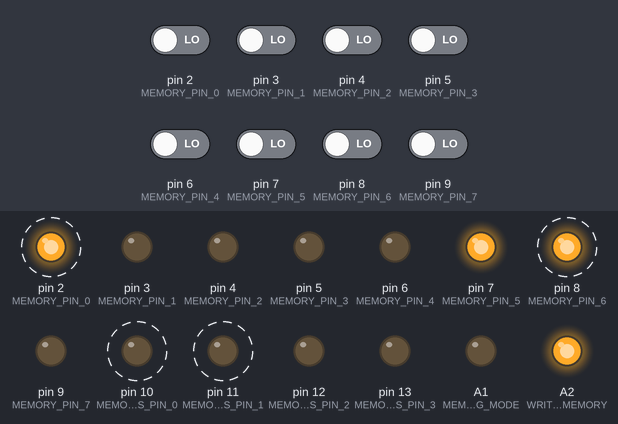
A sketch run on a simulated Arduino Nano, built with avr-gcc and run on an emulated ATmega328P. Parts: output pins drawn as LEDs (lit = HIGH). Dashed ring = blinking. The test bench sets the inputs (shaded band); at power-on: pin 2 (MEMORY_PIN_0), pin 3 (MEMORY_PIN_1), pin 4 (MEMORY_PIN_2), pin 5 (MEMORY_PIN_3), pin 6 (MEMORY_PIN_4), pin 7 (MEMORY_PIN_5), pin 8 (MEMORY_PIN_6), pin 9 (MEMORY_PIN_7) LOW.

Above: at 0.37 s.
At 1.57 s:
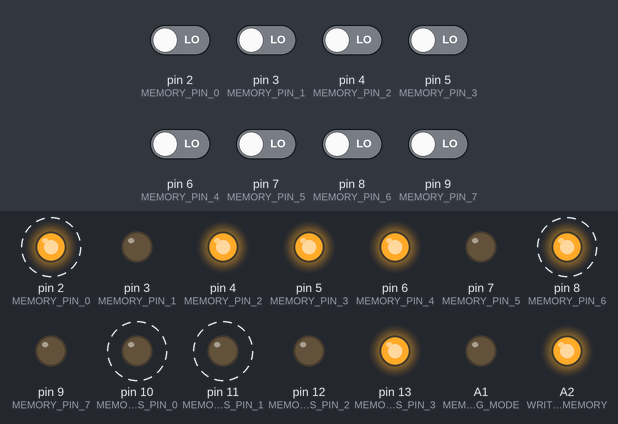
1.6 s: pin 5 (MEMORY_PIN_3) driven HIGH
At 7.4 s:
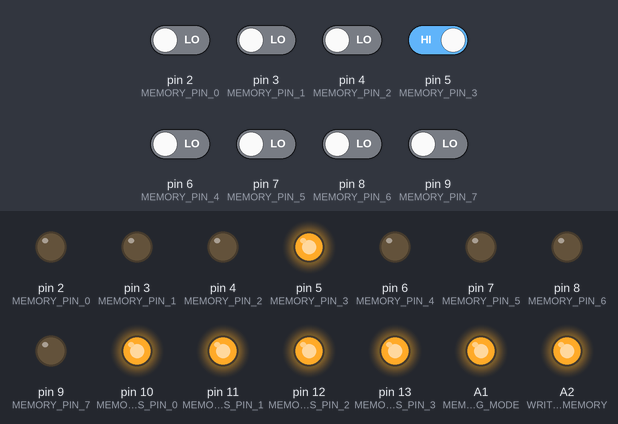
Timing chart, 0 to 8.9 s (numbered marks = the images above; inputs shaded):
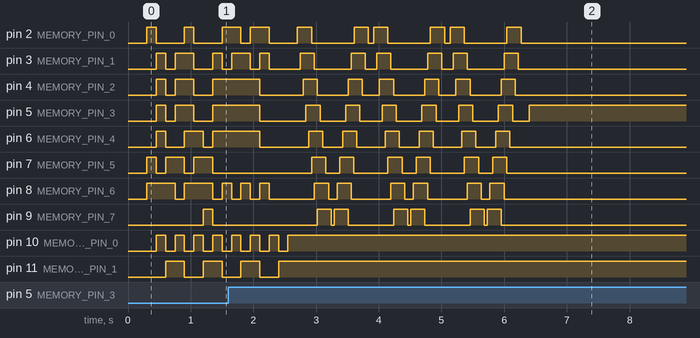

Measured:
- by itself, pin 4 (MEMORY_PIN_2): repeats every 1.2 s: HIGH 0.23 s, LOW 0.50 s, HIGH 0.23 s, LOW 0.27 s, until it stays LOW from 6.2 s
- by itself, pin 6 (MEMORY_PIN_4): repeats every 1.2 s: HIGH 0.23 s, LOW 0.32 s, HIGH 0.23 s, LOW 0.45 s, until it stays LOW from 6.1 s
- by itself, pin 7 (MEMORY_PIN_5): repeats every 1.2 s: LOW 0.23 s, HIGH 0.23 s, LOW 0.54 s, HIGH 0.23 s, until it stays LOW from 6.0 s
- by itself, pin 9 (MEMORY_PIN_7): repeats every 1.2 s: LOW 0.05 s, HIGH 0.23 s, LOW 0.72 s, HIGH 0.23 s, until it stays LOW from 6.0 s
- by itself, pin 10 (MEMORY_ADDRESS_PIN_0): alternates HIGH for 0.15 s and LOW for 0.15 s, 7 changes in all, then stays HIGH

The sketch:

5-bootloader.ino
```cpp
#define MEMORY_PROGRAMMING_MODE A1  // Connected to the switch that selects Run or Program Mode
#define WRITE_TO_MEMORY A2          // Connected to the button that writes to Memory (pin 14 of the '157)
#define RESET_COMPUTER A3           // Connected to the reset button
#define START_STOP_CLOCK A0         // Connected to pin 6 on the 3rd 555 and it can stop the clock
#define MEMORY_ADDRESS_PIN_0 10     // This and the next 3 are connected to the '157 of the MAR register, same pins of the dip switch.
#define MEMORY_ADDRESS_PIN_1 11
#define MEMORY_ADDRESS_PIN_2 12
#define MEMORY_ADDRESS_PIN_3 13
#define MEMORY_PIN_0 2              // This and the next 7 are connected to the '157s of the RAM register, same pins of the dip switch.
#define MEMORY_PIN_1 3
#define MEMORY_PIN_2 4
#define MEMORY_PIN_3 5
#define MEMORY_PIN_4 6
#define MEMORY_PIN_5 7
#define MEMORY_PIN_6 8
#define MEMORY_PIN_7 9

const int MEMORY_ADDRESSES = 16;
const int MEMORY_ADDRESSES_PINS = 4;
const int MEMORY_PINS = 8;
const int LEDS = 27; // array for KITT supercar LEDs effect
const int PINS = 8;

/*
   Fibonacci program.
   References: - https://youtu.be/a73ZXDJtU48?t=263
   Restart from scratch when Carry is set (calculation > 255)
*/

// Best option as of 13.08.2022. Sequence start at 1; end at 233.
int FIBONACCI_PROGRAM_4[MEMORY_ADDRESSES /*4 digits*/][MEMORY_ADDRESSES_PINS /*4 digits*/ + MEMORY_PINS /*4 digits*/] = {
  { 0, 0, 0, 0,    0, 1, 1, 0,    0, 0, 0, 1 }, // $0   LDI #1
  { 0, 0, 0, 1,    0, 1, 0, 1,    1, 1, 1, 0 }, // $1   STA $14
  { 0, 0, 1, 0,    0, 1, 1, 0,    0, 0, 0, 0 }, // $2   LDI #0
  { 0, 0, 1, 1,    0, 0, 1, 0,    1, 1, 1, 0 }, // $3   ADD $14
  { 0, 1, 0, 0,    0, 1, 0, 1,    1, 1, 1, 1 }, // $4   STA $15
  { 0, 1, 0, 1,    0, 1, 1, 1,    0, 0, 0, 0 }, // $5   JC  $0
  { 0, 1, 1, 0,    1, 1, 1, 0,    0, 0, 0, 0 }, // $6   OUT
  { 0, 1, 1, 1,    0, 0, 0, 1,    1, 1, 1, 0 }, // $7   LDA $14
  { 1, 0, 0, 0,    0, 1, 0, 1,    1, 1, 0, 1 }, // $8   STA $13
  { 1, 0, 0, 1,    0, 0, 0, 1,    1, 1, 1, 1 }, // $9   LDA $15
  { 1, 0, 1, 0,    0, 1, 0, 1,    1, 1, 1, 0 }, // $10  STA $14
  { 1, 0, 1, 1,    0, 0, 0, 1,    1, 1, 0, 1 }, // $11  LDA $13
  { 1, 1, 0, 0,    0, 1, 0, 0,    0, 0, 1, 1 }, // $12  JMP $3
  { 1, 1, 0, 1,    0, 0, 0, 0,    0, 0, 0, 0 }, // $13
  { 1, 1, 1, 0,    0, 0, 0, 0,    0, 0, 0, 0 }, // $14
  { 1, 1, 1, 1,    0, 0, 0, 0,    0, 0, 0, 0 }, // $15
  //  { 1, 1, 1, 1,    1, 0, 1, 0,    1, 0, 1, 0 }, // $15 PATTERN for test only
};

int COUNTER_PROGRAM[MEMORY_ADDRESSES][MEMORY_ADDRESSES_PINS + MEMORY_PINS] = {
  { 0, 0, 0, 0,    0, 0, 1, 0,    1, 1, 1, 1 }, // $0   ADD $15
  { 0, 0, 0, 1,    1, 1, 1, 0,    0, 0, 0, 0 }, // $1   OUT
  { 0, 0, 1, 0,    0, 1, 1, 1,    0, 1, 0, 0 }, // $2   JC  $4
  { 0, 0, 1, 1,    0, 1, 0, 0,    0, 0, 0, 0 }, // $3   JMP $0
  { 0, 1, 0, 0,    0, 0, 1, 1,    1, 1, 1, 1 }, // $4   SUB $15
  { 0, 1, 0, 1,    1, 1, 1, 0,    0, 0, 0, 0 }, // $5   OUT
  { 0, 1, 1, 0,    1, 0, 0, 0,    0, 0, 0, 0 }, // $6   JZ  $0
  { 0, 1, 1, 1,    0, 1, 0, 0,    0, 1, 0, 0 }, // $7   JMP $4
  { 1, 0, 0, 0,    0, 0, 0, 0,    0, 0, 0, 0 }, // $8
  { 1, 0, 0, 1,    0, 0, 0, 0,    0, 0, 0, 0 }, // $9
  { 1, 0, 1, 0,    0, 0, 0, 0,    0, 0, 0, 0 }, // $10
  { 1, 0, 1, 1,    0, 0, 0, 0,    0, 0, 0, 0 }, // $11
  { 1, 1, 0, 0,    0, 0, 0, 0,    0, 0, 0, 0 }, // $12
  { 1, 1, 0, 1,    0, 0, 0, 0,    0, 0, 0, 0 }, // $13
  { 1, 1, 1, 0,    0, 0, 0, 0,    0, 0, 0, 0 }, // $14
  { 1, 1, 1, 1,    0, 0, 0, 0,    0, 0, 0, 1 }, // $15   #$01
};


/*
   Set Arduino pins for computer Program Mode
*/
void set_for_programming() {
  digitalWrite(MEMORY_PROGRAMMING_MODE, HIGH);    // Program pin          (HI for Program Mode, LO for Run mode)
  digitalWrite(START_STOP_CLOCK, HIGH);           // Clock pin            on/off (clock active LO)
  digitalWrite(WRITE_TO_MEMORY, HIGH);            // Write to Memory pin  (active LO) (push button)
  digitalWrite(RESET_COMPUTER, HIGH);             // Reset pin            (active LO)

  pinMode(MEMORY_PROGRAMMING_MODE, OUTPUT);
  pinMode(START_STOP_CLOCK, OUTPUT);
  pinMode(WRITE_TO_MEMORY, OUTPUT);
  pinMode(RESET_COMPUTER, OUTPUT);

  pinMode(MEMORY_PIN_0, OUTPUT);
  pinMode(MEMORY_PIN_1, OUTPUT);
  pinMode(MEMORY_PIN_2, OUTPUT);
  pinMode(MEMORY_PIN_3, OUTPUT);
  pinMode(MEMORY_PIN_4, OUTPUT);
  pinMode(MEMORY_PIN_5, OUTPUT);
  pinMode(MEMORY_PIN_6, OUTPUT);
  pinMode(MEMORY_PIN_7, OUTPUT);
  pinMode(MEMORY_ADDRESS_PIN_0, OUTPUT);
  pinMode(MEMORY_ADDRESS_PIN_1, OUTPUT);
  pinMode(MEMORY_ADDRESS_PIN_2, OUTPUT);
  pinMode(MEMORY_ADDRESS_PIN_3, OUTPUT);
  digitalWrite(MEMORY_PROGRAMMING_MODE, LOW);
}

/*
   Set Arduino pins for computer Run Mode
*/
void post_programming() {
  digitalWrite(MEMORY_PROGRAMMING_MODE, HIGH);
  //~ delay(10);
  digitalWrite(START_STOP_CLOCK, LOW);
  digitalWrite(RESET_COMPUTER, HIGH);
  digitalWrite(RESET_COMPUTER, LOW);
  delay(10);
  // All pins in input mode, so they get into High Impedance (hidden from the computer)
  pinMode(MEMORY_PROGRAMMING_MODE, INPUT);
  pinMode(START_STOP_CLOCK, INPUT);
  pinMode(WRITE_TO_MEMORY, INPUT);
  pinMode(RESET_COMPUTER, INPUT);
  pinMode(MEMORY_PIN_0, INPUT);
  pinMode(MEMORY_PIN_1, INPUT);
  pinMode(MEMORY_PIN_2, INPUT);
  pinMode(MEMORY_PIN_3, INPUT);
  pinMode(MEMORY_PIN_4, INPUT);
  pinMode(MEMORY_PIN_5, INPUT);
  pinMode(MEMORY_PIN_6, INPUT);
  pinMode(MEMORY_PIN_7, INPUT);
  pinMode(MEMORY_ADDRESS_PIN_0, INPUT);
  pinMode(MEMORY_ADDRESS_PIN_1, INPUT);
  pinMode(MEMORY_ADDRESS_PIN_2, INPUT);
  pinMode(MEMORY_ADDRESS_PIN_3, INPUT);
}

/*
   Write a program to memory.
*/
void writeProgram(int program[MEMORY_ADDRESSES][MEMORY_ADDRESSES_PINS + MEMORY_PINS]) {
  for (int command = 0; command < MEMORY_ADDRESSES; command += 1) {
    digitalWrite(MEMORY_ADDRESS_PIN_3,  program[command][0]);
    digitalWrite(MEMORY_ADDRESS_PIN_2,  program[command][1]);
    digitalWrite(MEMORY_ADDRESS_PIN_1,  program[command][2]);
    digitalWrite(MEMORY_ADDRESS_PIN_0,  program[command][3]);
    digitalWrite(MEMORY_PIN_7,          program[command][4]);
    digitalWrite(MEMORY_PIN_6,          program[command][5]);
    digitalWrite(MEMORY_PIN_5,          program[command][6]);
    digitalWrite(MEMORY_PIN_4,          program[command][7]);
    digitalWrite(MEMORY_PIN_3,          program[command][8]);
    digitalWrite(MEMORY_PIN_2,          program[command][9]);
    digitalWrite(MEMORY_PIN_1,          program[command][10]);
    digitalWrite(MEMORY_PIN_0,          program[command][11]);
    digitalWrite(WRITE_TO_MEMORY, LOW);
    delayMicroseconds(10);
    digitalWrite(WRITE_TO_MEMORY, HIGH);
    delay(150);
  }
}


////////////////////////////////////////////////////////////
////////////// KITT supercar LEDs effect ///////////////////
////////////////////////////////////////////////////////////

int KITT[LEDS][PINS] = {

  { 0, 0, 0, 0, 0, 0, 0, 1 },
  { 0, 0, 0, 0, 0, 0, 1, 1 },
  { 0, 0, 0, 0, 0, 1, 1, 1 },
  { 0, 0, 0, 0, 1, 1, 1, 1 },
  { 0, 0, 0, 1, 1, 1, 1, 1 },
  { 0, 0, 1, 1, 1, 1, 1, 0 },
  { 0, 1, 1, 1, 1, 1, 0, 0 },
  { 1, 1, 1, 1, 1, 0, 0, 0 },
  { 1, 1, 1, 1, 0, 0, 0, 0 },
  { 1, 1, 1, 0, 0, 0, 0, 0 },
  { 1, 1, 0, 0, 0, 0, 0, 0 },
  { 1, 0, 0, 0, 0, 0, 0, 0 },
  { 0, 0, 0, 0, 0, 0, 0, 0 },
  { 1, 0, 0, 0, 0, 0, 0, 0 },
  { 1, 1, 0, 0, 0, 0, 0, 0 },
  { 1, 1, 1, 0, 0, 0, 0, 0 },
  { 1, 1, 1, 1, 0, 0, 0, 0 },
  { 1, 1, 1, 1, 1, 0, 0, 0 },
  { 0, 1, 1, 1, 1, 1, 0, 0 },
  { 0, 0, 1, 1, 1, 1, 1, 0 },
  { 0, 0, 0, 1, 1, 1, 1, 1 },
  { 0, 0, 0, 0, 1, 1, 1, 1 },
  { 0, 0, 0, 0, 0, 1, 1, 1 },
  { 0, 0, 0, 0, 0, 0, 1, 1 },
  { 0, 0, 0, 0, 0, 0, 0, 1 },
  { 0, 0, 0, 0, 0, 0, 0, 0 },
  { 0, 0, 0, 0, 0, 0, 0, 0 },
};
/*
  { 0, 0, 0, 0, 0, 0, 0, 1 },
  { 0, 0, 0, 0, 0, 0, 1, 0 },
  { 0, 0, 0, 0, 0, 1, 0, 0 },
  { 0, 0, 0, 0, 1, 0, 0, 0 },
  { 0, 0, 0, 1, 0, 0, 0, 0 },
  { 0, 0, 1, 0, 0, 0, 0, 0 },
  { 0, 1, 0, 0, 0, 0, 0, 0 },
  { 1, 0, 0, 0, 0, 0, 0, 0 },
  { 0, 1, 0, 0, 0, 0, 0, 0 },
  { 0, 0, 1, 0, 0, 0, 0, 0 },
  { 0, 0, 0, 1, 0, 0, 0, 0 },
  { 0, 0, 0, 0, 1, 0, 0, 0 },
  { 0, 0, 0, 0, 0, 1, 0, 0 },
  { 0, 0, 0, 0, 0, 0, 1, 0 },
  //~ { 0, 0, 0, 0, 0, 0, 0, 1 },
  //~ { 0, 0, 0, 0, 0, 0, 0, 0 },
};
*/
/*
   LEDs moving as KITT supercar; shown at end of programming
*/
void writeKitt(int led_array[LEDS][PINS]) {
  //~ Save content of memory address $15 because it is used for LED effect
  digitalWrite(MEMORY_ADDRESS_PIN_3, 1);
  digitalWrite(MEMORY_ADDRESS_PIN_2, 1);
  digitalWrite(MEMORY_ADDRESS_PIN_1, 1);
  digitalWrite(MEMORY_ADDRESS_PIN_0, 1);
  for (int pin = MEMORY_PIN_7; pin >= MEMORY_PIN_0; pin -= 1) {
    pinMode(pin, INPUT);
    led_array[27][pin] = digitalRead(pin); // this is where I save the value of location $15
    pinMode(pin, OUTPUT);
//    Serial.println("\n+++++++++++++++++++++++++++++");
//    Serial.print("Numero pin: ");
//    Serial.print(pin);
//    Serial.print("; ");
//    Serial.print("Valore: ");
//    Serial.println(led_array[16][pin]);
  }

  //~ Actual LEDs effect
  for (int times = 1; times <= 3; times += 1) {
    for (int led_sequence = 0; led_sequence < LEDS; led_sequence += 1) {
      digitalWrite(MEMORY_ADDRESS_PIN_3, 1);
      digitalWrite(MEMORY_ADDRESS_PIN_2, 1);
      digitalWrite(MEMORY_ADDRESS_PIN_1, 1);
      digitalWrite(MEMORY_ADDRESS_PIN_0, 1);
      digitalWrite(MEMORY_PIN_7, led_array[led_sequence][0]);
      digitalWrite(MEMORY_PIN_6, led_array[led_sequence][1]);
      digitalWrite(MEMORY_PIN_5, led_array[led_sequence][2]);
      digitalWrite(MEMORY_PIN_4, led_array[led_sequence][3]);
      digitalWrite(MEMORY_PIN_3, led_array[led_sequence][4]);
      digitalWrite(MEMORY_PIN_2, led_array[led_sequence][5]);
      digitalWrite(MEMORY_PIN_1, led_array[led_sequence][6]);
      digitalWrite(MEMORY_PIN_0, led_array[led_sequence][7]);
      digitalWrite(WRITE_TO_MEMORY, LOW);
      delayMicroseconds(100);
      digitalWrite(WRITE_TO_MEMORY, HIGH);
      delay(45);
    }
  }
  //~ Restore content of memory address $15
  digitalWrite(MEMORY_ADDRESS_PIN_3, 1);
  digitalWrite(MEMORY_ADDRESS_PIN_2, 1);
  digitalWrite(MEMORY_ADDRESS_PIN_1, 1);
  digitalWrite(MEMORY_ADDRESS_PIN_0, 1);
  for (int pin = MEMORY_PIN_7; pin >= MEMORY_PIN_0; pin -= 1) {
    digitalWrite(pin, led_array[27][pin]);
    digitalWrite(WRITE_TO_MEMORY, LOW);
    delayMicroseconds(10);
    digitalWrite(WRITE_TO_MEMORY, HIGH);
    delay(10);
  }
  //~ delay(500);
}

void setup() {
  Serial.begin(115200);
  delay(300);
}

void loop() {
  set_for_programming();
  writeProgram(FIBONACCI_PROGRAM_4);
  writeKitt(KITT);
  post_programming();
  delay(60000);

  set_for_programming();
  writeProgram(COUNTER_PROGRAM);
  writeKitt(KITT);
  post_programming();
  delay(360000);
}
```
